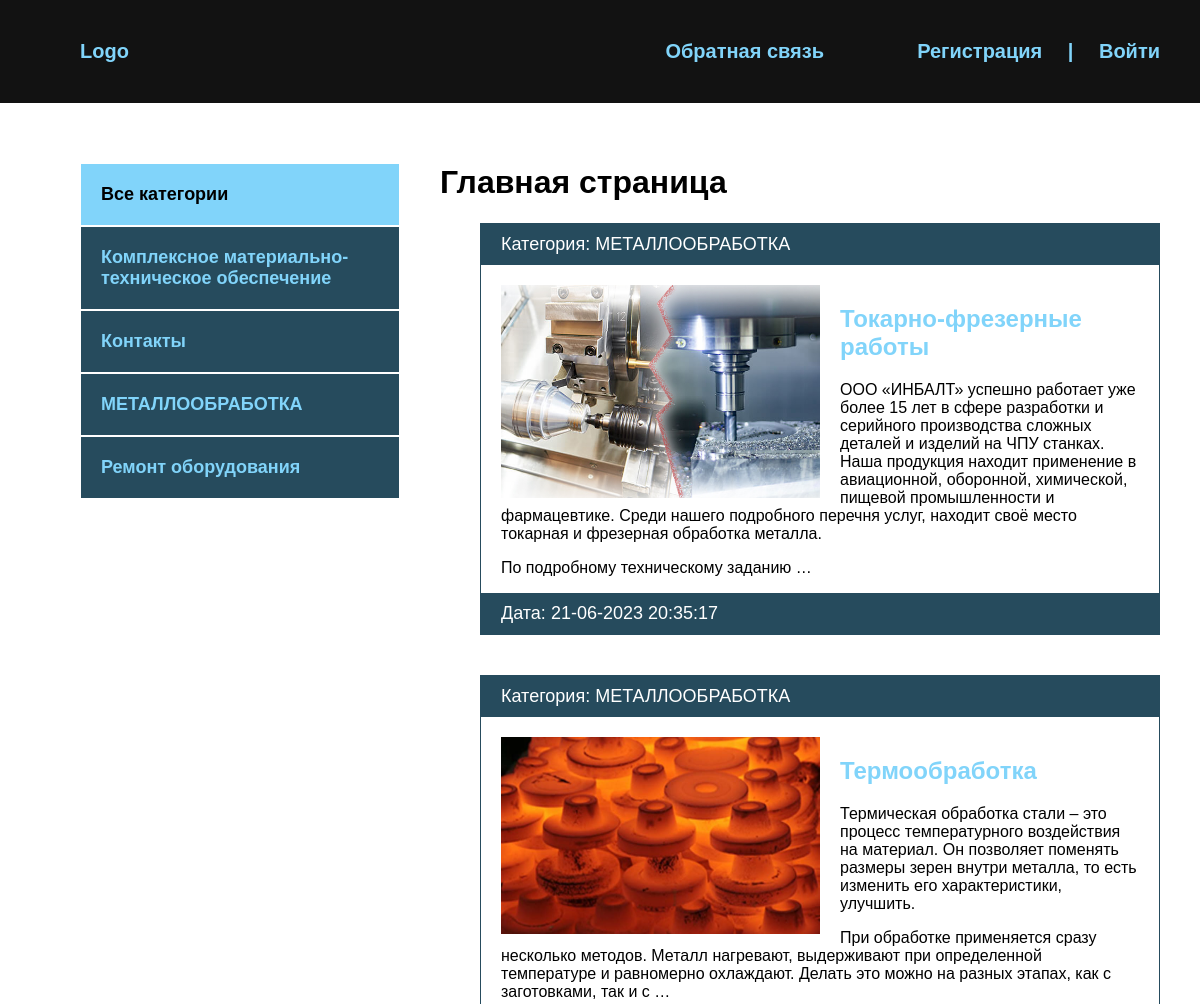
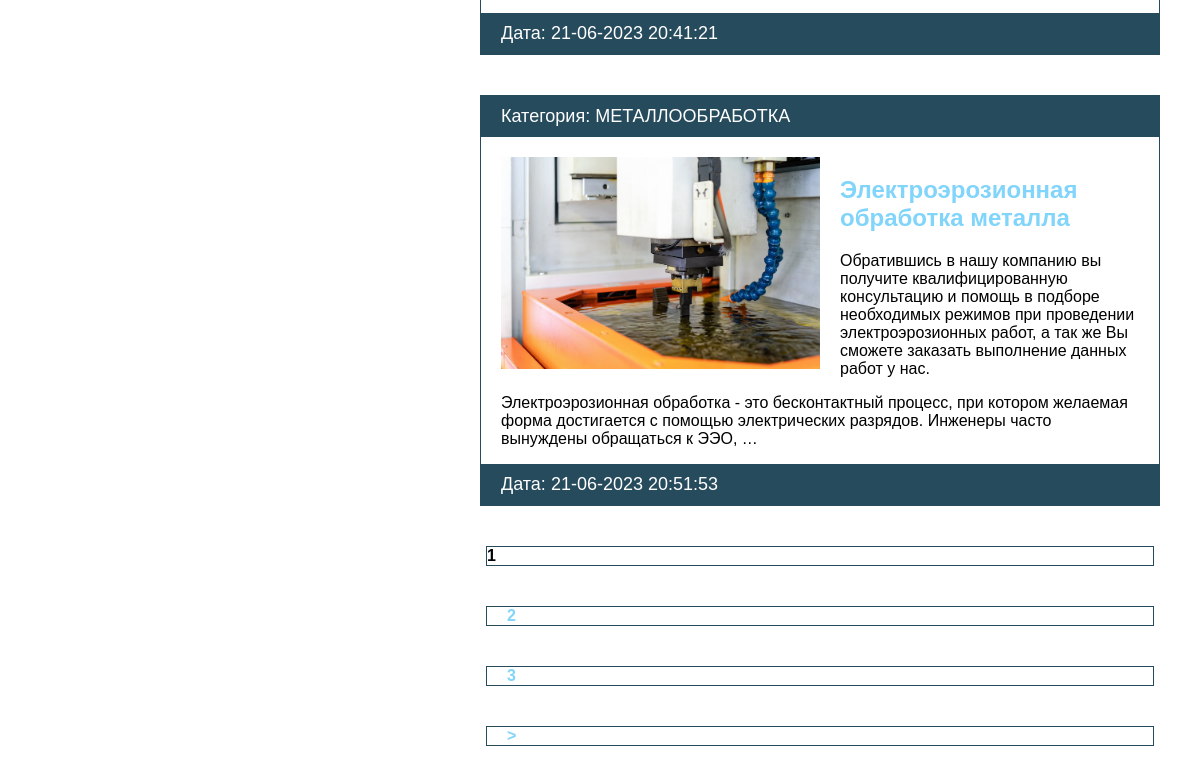
The page / on the database its author committed (2 pictures, top to bottom).
### blog/models.py (models this page shows, shortened)
class Category(models.Model):
    name = models.CharField(max_length=255, verbose_name='Категория')
    slug = models.SlugField(max_length=255, unique=True, verbose_name='URL')
    def __str__(self):
        return self.name
    def get_absolute_url(self):
        return reverse('category', kwargs={'cat_slug': self.slug})
    class Meta:
        verbose_name = "Категорию"
        verbose_name_plural = "Категории"

class Blog(models.Model):
    title = models.CharField(max_length=255, verbose_name='Название')
    slug = models.SlugField(max_length=255, unique=True, verbose_name='URL')
    content = models.TextField(blank=True, verbose_name='Контент')
    photo = models.ImageField(upload_to="photos/%Y/%m/%d/", blank=True, verbose_name='Фото')
    time_created = models.DateTimeField(auto_now_add=True, verbose_name='Дата публикации')
    time_update = models.DateTimeField(auto_now=True, verbose_name='Дата обновления')
    is_published = models.BooleanField(default=True, verbose_name='Опубликовано')
    cat = models.ForeignKey('Category', on_delete=models.PROTECT, verbose_name='Категория')
    def get_absolute_url(self):
        return reverse('post', kwargs={'post_slug': self.slug})
    class Meta:
        verbose_name = "Новость"
        verbose_name_plural = "Новости"
        ordering = ['-time_created']

### blog/views.py (the view)
# urls.py: path('', BlogHome.as_view(), name='index'),
class BlogHome(DataMixin, ListView):
    model = Blog
    template_name = "blog/index.html"
    context_object_name = 'posts'
    def get_context_data(self, *, object_list=None, **kwargs):
        context = super().get_context_data(**kwargs)
        c_def = self.get_user_context(title='Главная страница')
        return dict(list(context.items()) + list(c_def.items()))
    def get_queryset(self):
        return Blog.objects.filter(is_published=True).select_related('cat')

### blog/utils.py (called while the page is built)
    def get_user_context(self, **kwargs):
        context = kwargs
        cats = Category.objects.annotate(Count('blog'))
        user_menu = menu.copy()
        if not self.request.user.is_authenticated:
            user_menu.pop(0)
        context['menu'] = user_menu
        context['cats'] = cats
        if 'cat_selected' not in context:
            context['cat_selected'] = 0
        return context

### blog/templates/blog/index.html
{% extends 'blog/base.html' %}
{% block content %}
{% load static %}
<h1>{{ title }}</h1>
<ul>
    {% for p in posts %}
    <li>
        <p class="first">Категория: {{ p.cat }}</p>
        <div class="text">
            {% if p.photo %}
            <img src="{{ p.photo.url }}" class="image" alt="">
            {% else %}
            <img src="{% static 'blog/default.jpg' %}" class="image" alt="">
            {% endif %}
            <h2><a href="{{ p.get_absolute_url }}">{{ p.title }}</a></h2>
            <p>{{ p.content|safe|truncatewords:50 }}</p>
        </div>
        <p class="date">Дата: {{ p.time_update|date:"d-m-Y H:i:s" }}</p>
    </li>
    {% endfor %}
</ul>
{% endblock %}

### blog/templates/blog/base.html (shortened to what this page needs)
<!DOCTYPE html>
{% load blog_tags %}
{% load static %}
<html lang="en">
<head>
    <link rel="stylesheet" href="{% static 'css/style.css' %}">
</head>
<body>
    <div class="header">
        <div class="wrap">
          <ul class="mainmenu">
              <li class="logo"><a href="{% url 'index' %}">Logo</a></li>
              {% for m in menu %}
              <li class="last"><a href="{% url m.url_name %}">{{ m.title }}</a></li>
              {% endfor %}
              {% if request.user.is_authenticated %}
              <li class="last">{{ user.username }} | <a href="{% url 'logout' %}">Выйти</a></li>
              {% else %}
              <li class="last"><a href="{% url 'register' %}">Регистрация</a> | <a href="{% url 'login' %}">Войти</a></li>
              {% endif %}
          </ul>
        </div>
    </div>
    <div class="content">
        <div class="wrap">
          <div class="sidebar">
                <ul>
                    {% if cat_selected == 0 %}
                    <li class="selected">Все категории</li>
                    {% else %}
                    <li><a href="{% url 'index' %}">Все категории</a></li>
                    {% endif %}
                    {% for c in cats %}
                        {% if c.blog__count > 0 %}
                            {% if c.pk == cat_selected %}
                            <li class="selected">{{ c.name }}</li>
                            {% else %}
                            <li><a href="{{ c.get_absolute_url }}">{{ c.name }}</a></li>
                            {% endif %}
                        {% endif %}
                    {% endfor %}
                </ul>
          </div>
          <div class="main">
              {% block content %}
              {% endblock %}
              {% if page_obj.has_other_pages %}
              <div>
                  <ul class="List-pages">
                      {% for p in paginator.page_range %}
                            {% if page_obj.number == p %}
                            <li class="page-num page-num-selected">{{ p }}</li>
                            {% elif p >= page_obj.number|add:-2 and p <= page_obj.number|add:2 %}
                            <li class="page-num">
                                <a href="?page={{ p }}">{{ p }}</a>
                            </li>
                            {% endif %}
                      {% endfor %}
                      {% if page_obj.has_next %}
                      <li class="page-num">
                          <a href="?page={{ page_obj.next_page_number }}">&gt;</a>
                      </li>
                      {% endif %}
                  </ul>
              </div>
              {% endif %}
          </div>
        </div>
    </div>
</body>

### blog/static/css/style.css (style rules this page uses)
body { margin: 0; padding: 0; background: green; font-family: Verdana, Geneva, Tahoma, sans-serif; }
.wrap { max-width: 1200px; margin: 0 auto; }
.content .wrap { background: #FFF; padding: 40px; box-sizing: border-box; display: flex; }
ul { list-style: none; }
a { color: #81d4fa; text-decoration: none; padding: 20px; }
.header { background: #121212; padding: 20px; }
.mainmenu { display: flex; align-items: center; font-size: 20px; font-weight: bold; justify-content: space-between; }
.logo { flex-basis: 40%; }
.last { flex-basis: 30%; text-align: right; color: #81d4fa; }
.sidebar ul { width: 320px; margin-right: 40px; margin-top: 20px; }
.sidebar a { padding: 20px; display: block; border: 1px solid #FFF; background: #264b5d; font-weight: bold; font-size: 18px; }
.selected { font-size: 18px; padding: 20px; border: 1px solid #FFF; font-weight: bold; background: #81d4fa; }
.main li { border: 1px solid #264b5d; margin-bottom: 40px; }
.first, .date { padding: 10px 20px; background: #264b5d; font-size: 18px; color: #FFF; margin: 0; }
.image { float: left; margin-right: 20px; max-width: 50%; }
.text { padding: 20px 20px 0; }
.text a { padding-left: 0; }
.page-num { margin: 6px; font-weight: bold; }
.last a { display: inline; }

### rows shown on the page
Category: name "Комплексное материально-техническое обеспечение"
Category: name "Контакты"
Category: name "МЕТАЛЛООБРАБОТКА"
Category: name "Ремонт оборудования"
Blog: cat "МЕТАЛЛООБРАБОТКА", photo (picture), title "Токарно-фрезерные работы", content "ООО «ИНБАЛТ» успешно работает уже более 15 лет в сфере разработки и серийного производства сложных деталей и изделий на ЧПУ станках. Наша продукция находит применение в авиационной, оборонной, химической, пищевой промышленности и фармацевтике. Среди нашего подробного перечня услуг, находит своё место токарная и фрезерная обработка металла. По подробному техническому заданию …", time_update "21-06-2023 20:35:17"
Blog: cat "МЕТАЛЛООБРАБОТКА", photo (picture), title "Термообработка", content "Термическая обработка стали – это процесс температурного воздействия на материал. Он позволяет поменять размеры зерен внутри металла, то есть изменить его характеристики, улучшить. При обработке применяется сразу несколько методов. Металл нагревают, выдерживают при определенной температуре и равномерно охлаждают. Делать это можно на разных этапах, как с заготовками, так и с …", time_update "21-06-2023 20:41:21"
Blog: cat "МЕТАЛЛООБРАБОТКА", photo (picture), title "Электроэрозионная обработка металла", content "Обратившись в нашу компанию вы получите квалифицированную консультацию и помощь в подборе необходимых режимов при проведении электроэрозионных работ, а так же Вы сможете заказать выполнение данных работ у нас. Электроэрозионная обработка - это бесконтактный процесс, при котором желаемая форма достигается с помощью электрических разрядов. Инженеры часто вынуждены обращаться к ЭЭО, …", time_update "21-06-2023 20:51:53"

### other values the page prints
{{ m.title }} "Обратная связь"
{{ title }} "Главная страница"
{{ p }} "1"
{{ p }} "2" "3"
